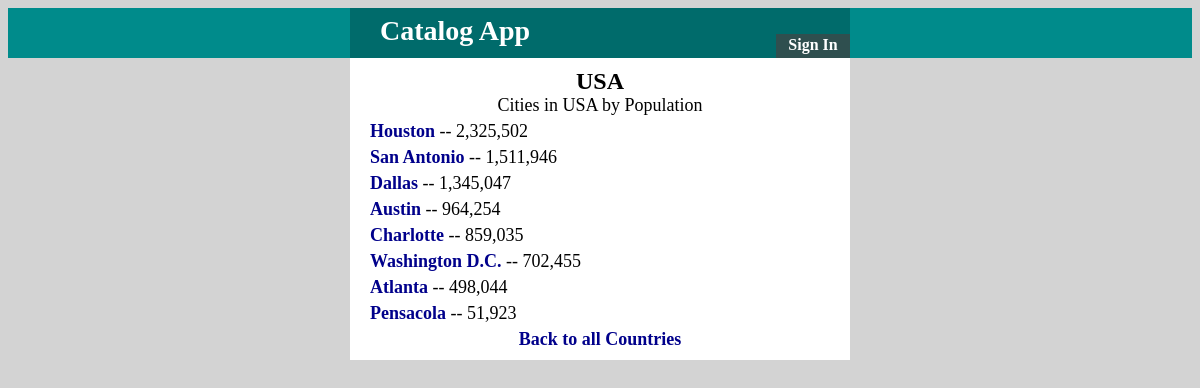
The page /country/1/ on the database its author committed.
### dbsetup.py (models this page shows, shortened)
class Country(Base):
    __tablename__ = 'countries'
    id = Column(Integer, primary_key=True)
    name = Column(String(32), nullable=False)
    user_id = Column(Integer, ForeignKey('user.id'))
    user = relationship(User)

class City(Base):
    __tablename__ = 'cities'
    id = Column(Integer, primary_key=True)
    name = Column(String(32), nullable=False)
    population = Column(Integer)
    description = Column(String)
    country_id = Column(Integer, ForeignKey('countries.id'))
    country = relationship(Country)
    user_id = Column(Integer, ForeignKey('user.id'))
    user = relationship(User)

### cities.py (the view)
@app.route('/country/<int:country_id>/')
def countryOne(country_id):
    country = getCountry(country_id)
    cities = session.query(City).filter_by(
        country_id=country_id).order_by(desc('population'))
    return render_template('country.html', country=country,
                           cities=cities, format=format, loggedIn=loggedIn())

### cities.py (called while the page is built)
def getCountry(x):
    try:
        return session.query(Country).filter_by(id=x).one()
    except NoResultFound:
        return None

def loggedIn():
    return login_session.get('user_id')

### templates/country.html (shortened to what this page needs)
<html>
<head>
  <link rel=stylesheet type=text/css href="{{url_for('static', filename='style.css')}}">
</head>
<body>
<div class='header'>
  <div class='container'>
  <div class='header-title'>
    Catalog App
  </div>
  <div class='login'>
    {% if loggedIn %}
      <a href="{{url_for('gdisconnect')}}">Sign Out</a>
    {% else %}
      <a href="{{url_for('showLogin')}}">Sign In</a>
    {% endif %}
  </div>
</div>
</div>
<div class='wrapper'>
<div class='title'>{{country.name}}</div>
<div class='subtitle'>Cities in {{country.name}} by Population</div>
    {% if cities %}
      {% for city in cities %}
        <div class='city'>
          <a href='{{url_for('cityOne', city_id=city.id)}}'>
            {{city.name}}</a> -- {{format(city.population, ',')}}
      </div>
      {% endfor %}
    {% endif %}
    <div class='back'>
      <a href="{{url_for('countriesMain')}}">Back to all Countries</a>
    </div>
</div>
</body>
</html>

### static/style.css (style rules this page uses)
html, body { margin 0; background-color: lightGray; font-family: "Georgia", serif; }
a { color: DarkBlue; font-weight: bold; text-decoration: none; }
.header { background-color: DarkCyan; width: 100%; height: 50px; }
.container { width: 500px; height: 50px; margin: auto; background-color: #006B6B; }
.header-title { float: left; font-weight: bold; font-size: 28px; color: White; padding: 7px 30px; }
.login { float: right; height: 20px; font-size: 16px; background-color: DarkSlateGray; width: 70px; margin: 26px 0px 0px 0px; padding: 2px; text-align: center; }
.login a { color: White; }
.wrapper { background-color: white; width: 460px; margin: auto; padding: 10px 20px; }
.title { font-size: 24px; text-align: center; font-weight: bold; color: black; float: bottom; padding: 0px 0px; }
.subtitle { font-size: 18px; text-align: center; }
.country, .city { font-size: 18px; margin: 5px 0px; }
.back { font-size: 18px; text-align: center; }

### rows shown on the page
Country: name "USA"
City: name "Houston", population "2,325,502"
City: name "San Antonio", population "1,511,946"
City: name "Dallas", population "1,345,047"
City: name "Austin", population "964,254"
City: name "Charlotte", population "859,035"
City: name "Washington D.C.", population "702,455"
City: name "Atlanta", population "498,044"
City: name "Pensacola", population "51,923"
